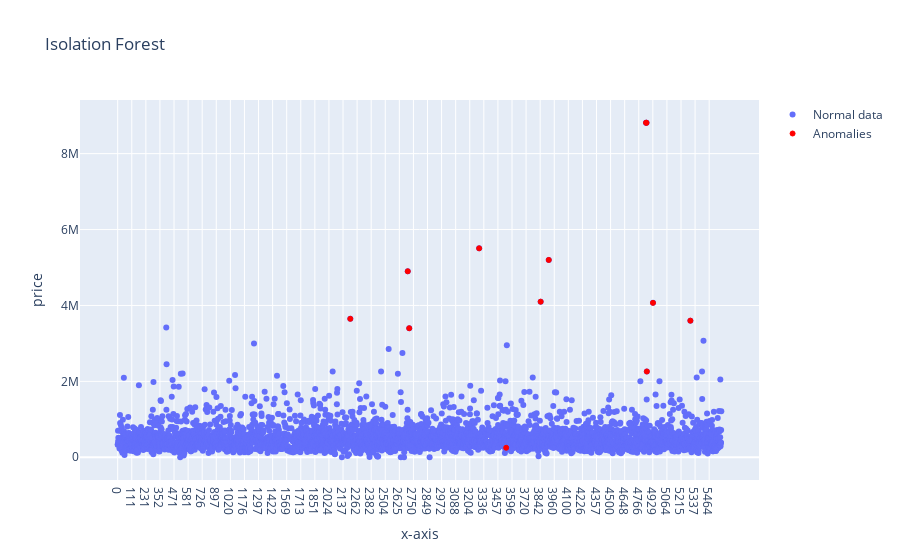

The code cell stored with this chart in its notebook:
### Code cell
# adding the anomalies to the dataset
data['anomalies'] = IF_predictions1
anomalies1 = data.query('anomalies == -1')
# plotting the scattered plot
normal = go.Scatter(x=data.index.astype(str),y=data['price'],name="Normal data", mode='markers')
outlier = go.Scatter(x=anomalies1.index.astype(str), y=anomalies1['price'], name="Anomalies", mode='markers',
                        marker=dict(color='red', size=5,
                            line=dict(color='red', width=1)))
# labelling
layout = go.Layout(title="Isolation Forest", yaxis_title='price',xaxis_title='x-axis',)

# plotting
Data = [normal, outlier]
fig = go.Figure(data=Data, layout=layout)
fig.show()

### Figure 1 — Plotly figure (JSON) as saved in the notebook; plotly's stock layout.template omitted (floating-point values rounded to 4 significant figures; data arrays with more than 128 entries replaced by an {"elided": "..."} marker saying what was removed)
{"data": [{"mode": "markers", "name": "Normal data", "type": "scatter", "x": {"elided": "3730 str values"}, "y": {"elided": "3730 int values"}}, {"marker": {"color": "red", "line": {"color": "red", "width": 1}, "size": 5}, "mode": "markers", "name": "Anomalies", "type": "scatter", "x": ["2206", "2707", "2717", "3296", "3541", "3845", "3913", "4850", "4855", "4861", "4935", "5296"], "y": [3648000, 4900000, 3400000, 5505000, 250000, 4100000, 5200000, 8814000, 8814000, 2260000, 4068000, 3600000]}], "layout": {"title": {"text": "Isolation Forest"}, "xaxis": {"title": {"text": "x-axis"}}, "yaxis": {"title": {"text": "price"}}}}
